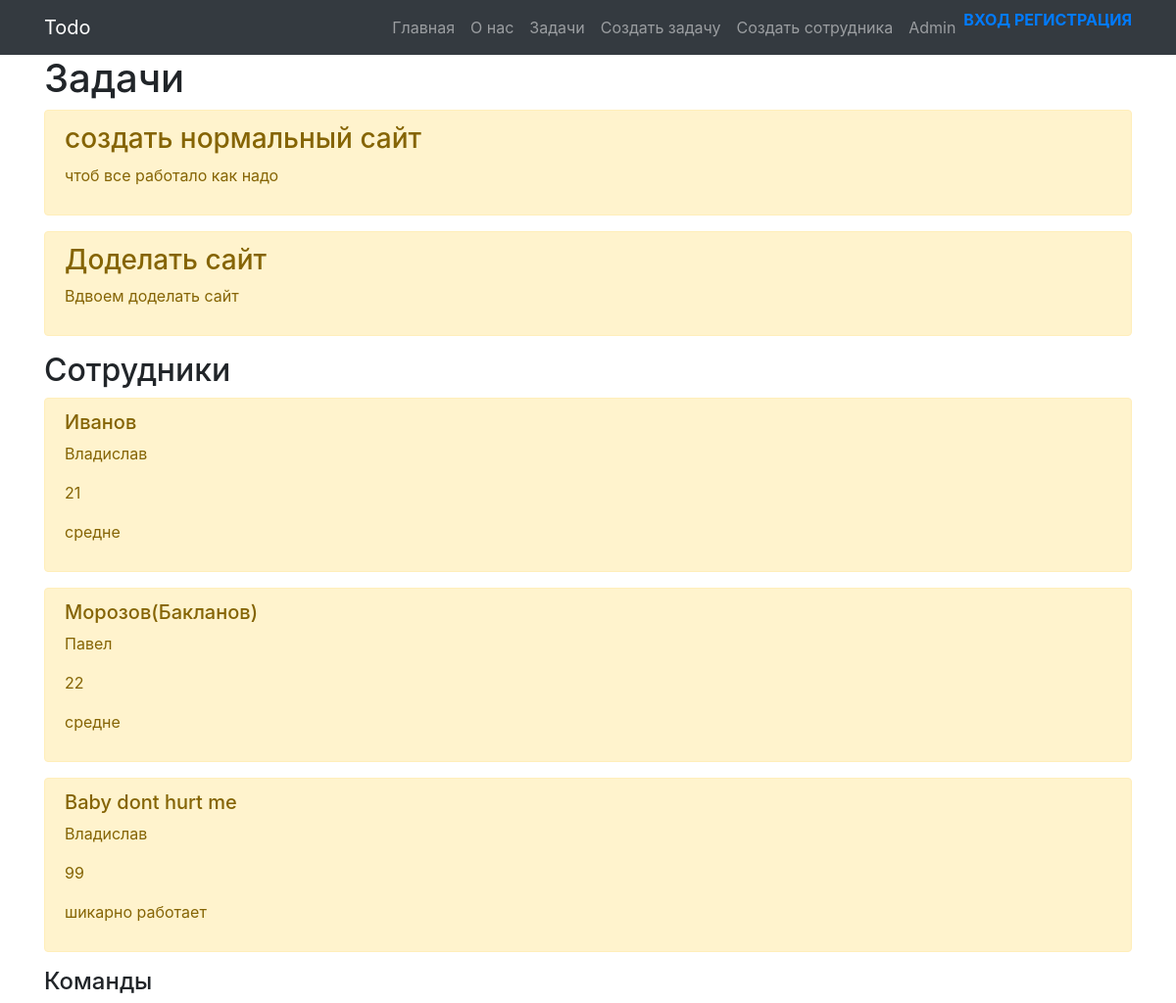
Before: /tasks with the older database file.
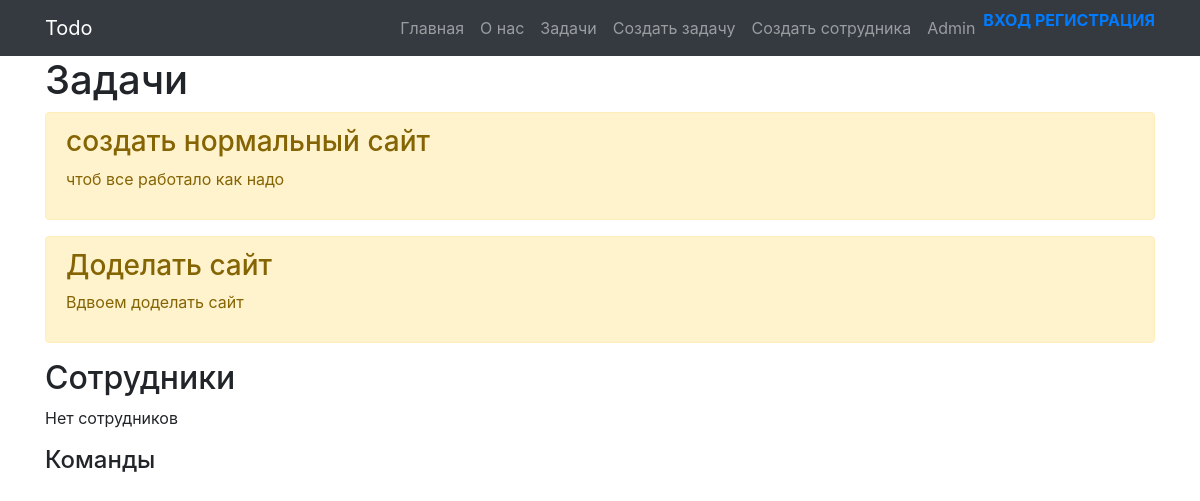
After: the same page with the newer database file.
### main/models.py (models this page shows, shortened)
class Task(models.Model):
    title = models.CharField('Название', max_length=20)
    time = models.CharField('Время выполнения', max_length=15)
    difficulty = models.CharField('Сложность', max_length=15)
    num_people = models.CharField('Количество людей', max_length=2)
    task = models.TextField('Описание')
    class Meta:
        verbose_name = 'Задача'
        verbose_name_plural = 'Задачи'

class Human(models.Model):
    Surname = models.CharField('Имя', max_length=20)
    Forename = models.CharField('Фамилия', max_length=20)
    age = models.CharField('Возраст', max_length=2)
    evulation_work = models.CharField('Качество работы', max_length=20)
    class Meta:
        verbose_name = 'Сотрудник'
        verbose_name_plural = 'Сотрудники'

### main/views.py (the view)
# urls.py: path('tasks', views.tasks, name='tasks'),
def tasks(request):
    tasks = Task.objects.all()
    humans = Human.objects.all()
    return render(request, 'main/tasks.html', {'title': 'Главная', 'tasks': tasks, 'humans': humans})

### main/templates/main/tasks.html (shortened to what this page needs)
{% extends 'main/base.html' %}
{% block content %}
  <div class="container">
    <h1>Задачи</h1>
    {% if tasks %}
    {% for el in tasks %}
    <div class="alert alert-warning mt-2">
      <h3>{{ el.title }}</h3>
      <p>{{ el.task }}</p>
    </div>
    {% endfor %}
    {% else %}
    <p>Нет задач</p>
    {% endif %}
    <h2>Сотрудники</h2>
    {% if humans %}
    {% for el in humans %}
    <div class="alert alert-warning mt-2">
      <h5>{{ el.Forename }}</h5>
      <p>{{ el.Surname }}</p>
      <p>{{ el.age }}</p>
      <p>{{ el.evulation_work }}</p>
    </div>
    {% endfor %}
    {% else %}
    <p>Нет сотрудников</p>
    {% endif %}
    <h4>Команды</h4>
  </div>
{% endblock %}

### main/templates/main/base.html (shortened to what this page needs)
<!DOCTYPE html>
{% load static %}
<html lang="ru">
<head>
  <link rel="stylesheet" href="https://cdn.jsdelivr.net/npm/bootstrap@4.5.3/dist/css/bootstrap.min.css"
>
  <link rel="stylesheet" type="text/css" href="{% static 'template/css/main.css' %}">
</head>
<body>
  <nav class="navbar navbar-expand-md navbar-dark bg-dark sticky-top">
    <div class="container">
      <a href="{% url 'home' %}" class="navbar-brand">Todo</a>
      <div class="collapse navbar-collapse" id="navbarSupportedContent">
        <ul class="navbar-nav ml-auto">
          <li class="nav-item">
            <a class="nav-link" href="{% url 'home' %}">Главная</a>
          </li>
          <li class="nav-item">
            <a class="nav-link" href="{% url 'about' %}">О нас</a>
          </li>
          <li class="nav-item">
            <a class="nav-link" href="{% url 'tasks' %}">Задачи</a>
          </li>
          <li class="nav-item">
            <a class="nav-link" href="{% url 'createtask' %}">Создать задачу</a>
          </li>
          <li class="nav-item">
            <a class="nav-link" href="{% url 'createhuman' %}">Создать сотрудника</a>
          </li>
          <li class="nav-item">
            <a class="nav-link" href="admin">Admin</a>
          </li>
          <li>
            {% if user.is_authenticated %}
            <span>{{user.username }} </span>
              <a href="{% url 'account_logout' %}"
                style="color: grb(255,255,255); font-weight:700; text-transform: uppercase;">
                Выход
              </a>
              {% else %}
              <a href="{% url 'account_login' %}"
                style="color: grb(255,255,255); font-weight:700; text-transform: uppercase;">
                Вход
              </a>
              <a href="{% url 'account_signup' %}"
                style="color: grb(255,255,255); font-weight:700; text-transform: uppercase;">
                Регистрация
              </a>
            {% endif %}
          </li>
        </ul>
      </div>
    </div>
  </nav>
  {% block content %}{% endblock %}
</body>
</html>

Changed rows visible on the page:
removed Human: Forename "Иванов", Surname "Владислав", age "21", evulation_work "средне"
removed Human: Forename "Морозов(Бакланов)", Surname "Павел", age "22", evulation_work "средне"
removed Human: Forename "Baby dont hurt me", Surname "Владислав", age "99", evulation_work "шикарно работает"
Other visible differences:
text now shown: "Нет сотрудников"
